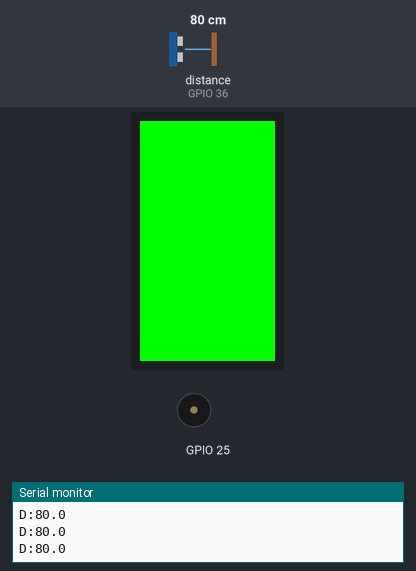
Bench run of a program on a simulated ESP32. Shown: 135×240 colour display, buzzer (waves = sounding), the last lines printed to the serial monitor. Wiring (inferred from the names in the program): ultrasonic range finder: trigger GPIO 0; echo GPIO 36. Inputs (shaded band) come from the test bench; at power-on: distance to the obstacle (sensor on GPIO 36) 80 cm. The echo pulse lasts 58.3 µs per cm.

Above: at 1.3 s.
1.4 s: distance to the obstacle (sensor on GPIO 36) set to 16 cm
2.9 s: distance to the obstacle (sensor on GPIO 36) set to 12 cm
At 3.17 s:
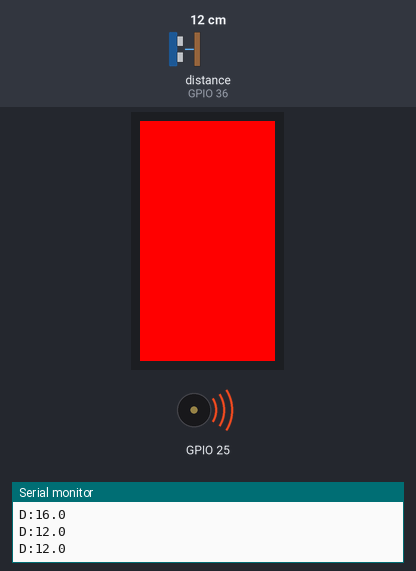
Timing chart, 0 to 10.7 s (numbered marks = the images above; inputs shaded):
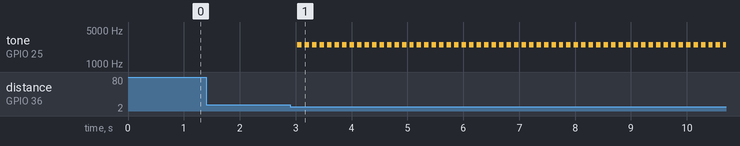

The program:

main.cpp
```cpp
#include <M5StickCPlus2.h>

// ===== 超音波センサー (HC-SR04) の設定 =====
// 配線:
//   HC-SR04 VCC  -> 5V
//   HC-SR04 GND  -> GND
//   HC-SR04 TRIG -> G0
//   HC-SR04 ECHO -> G36 (分圧抵抗 or 1kΩ経由で接続)
const int TRIG_PIN = 0;   // G0
const int ECHO_PIN = 36;  // G36

// PC(YOLO判定)を介さずに単体でも鳴る、最低限の安全用しきい値(cm)
const float LOCAL_SAFETY_DISTANCE_CM = 15.0f;

// PCから送られてくるコマンドの受信バッファ
String serialBuffer = "";

// HC-SR04で距離を計測する(cm)。反射が無い場合は-1を返す
float measureDistanceCm() {
    digitalWrite(TRIG_PIN, LOW);
    delayMicroseconds(2);
    digitalWrite(TRIG_PIN, HIGH);
    delayMicroseconds(10);
    digitalWrite(TRIG_PIN, LOW);

    unsigned long duration = pulseIn(ECHO_PIN, HIGH, 30000);
    if (duration == 0) {
        return -1.0f;
    }
    return duration * 0.0343f / 2.0f;
}

// PCから以下の形式でビープ要求が来たら鳴らす
//   "BO:<ミリ秒>\n" -> 障害物用(低めの音)
//   "BP:<ミリ秒>\n" -> 人間用(高めの音、区別しやすくするため)
void handleIncomingCommands() {
    while (Serial.available() > 0) {
        char c = Serial.read();
        if (c == '\n') {
            if (serialBuffer.startsWith("BO:")) {
                int durationMs = serialBuffer.substring(3).toInt();
                if (durationMs > 0) {
                    StickCP2.Speaker.tone(2000, durationMs); // 障害物用
                    StickCP2.Display.fillScreen(RED);
                }
            } else if (serialBuffer.startsWith("BP:")) {
                int durationMs = serialBuffer.substring(3).toInt();
                if (durationMs > 0) {
                    StickCP2.Speaker.tone(3500, durationMs); // 人間用(高め)
                    StickCP2.Display.fillScreen(ORANGE);
                }
            }
            serialBuffer = "";
        } else {
            serialBuffer += c;
            // 異常に長い入力が来た場合の保険(通常はここまで伸びない)
            if (serialBuffer.length() > 32) {
                serialBuffer = "";
            }
        }
    }
}

void setup() {
    auto cfg = M5.config();
    StickCP2.begin(cfg);

    Serial.begin(115200);

    pinMode(TRIG_PIN, OUTPUT);
    pinMode(ECHO_PIN, INPUT);
    digitalWrite(TRIG_PIN, LOW);

    StickCP2.Display.setBrightness(255);
    StickCP2.Display.fillScreen(GREEN);
}

void loop() {
    float distance = measureDistanceCm();

    // 1. 距離をPCへ送信する(PC側はこれを読んでYOLOの判定結果と組み合わせる)
    Serial.print("D:");
    Serial.println(distance, 1);

    // 2. PCからのビープ要求があれば処理する
    handleIncomingCommands();

    // 3. PC側が動いていなくても効く、最低限の安全装置(近すぎる場合は単体でも鳴る)
    if (distance > 0 && distance < LOCAL_SAFETY_DISTANCE_CM) {
        StickCP2.Speaker.tone(2500, 80);
        StickCP2.Display.fillScreen(RED);
    } else {
        StickCP2.Display.fillScreen(GREEN);
    }

    delay(100);
}
```

Measured:
- the behaviour switches between 15 and 14 cm on distance to the obstacle (sensor on GPIO 36) (found by bisection; images 0 and 1)
- after the input at 2.9 s, tone on GPIO 25: alternates 2500 Hz for 0.08 s and silent for 0.05 s, starting after 0.13 s
